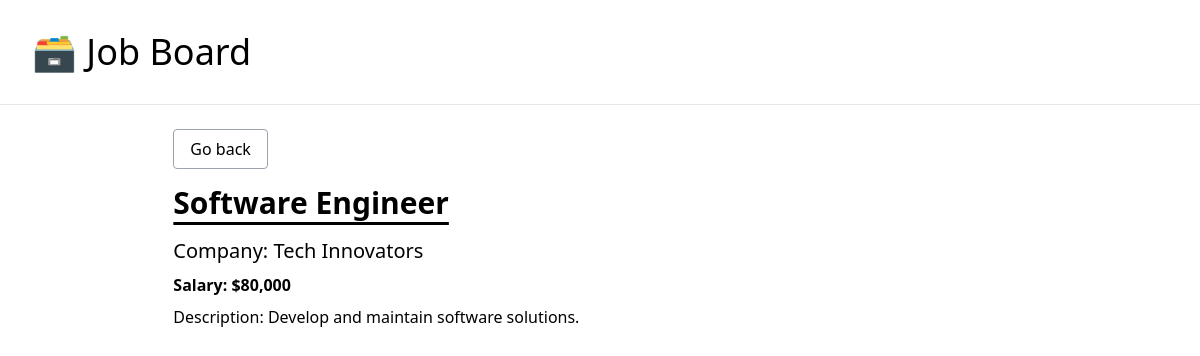
The page /job/4 on the database its author committed.
### job_board/models.py (models this page shows, shortened)
class JobPosting(models.Model):
    title = models.CharField(max_length=100)
    description = models.TextField()
    company = models.CharField(max_length=100)
    salary = models.IntegerField()
    is_active = models.BooleanField(default=False)

### job_board/views.py (the view)
# urls.py: path("job/<int:pk>", job_detail, name="job-detail"),
def job_detail(request, pk):
    job_postings = get_object_or_404(JobPosting, pk=pk, is_active=True)
    context = {"posting": job_postings}
    return render(request, "job_board/detail.html", context)

### job_board/templates/job_board/detail.html
{% extends 'job_board/_base.html' %}
{% load humanize %}
{% block content %}
<div class="w-10/12 mx-auto">
    <p class="pb-6"><a href="{% url 'home' %}" class="border border-gray-400 rounded px-4 py-2 hover:bg-gray-200">Go back</a></p>
    <h1 class="text-3xl font-semibold pb-4 underline underline-offset-8">{{posting.title}}</h1>
    <p class="pb-2 text-xl">Company: {{posting.company}}</p>
    <p class="pb-2 font-semibold">Salary: ${{posting.salary|intcomma}}</p>
    <p>Description: {{posting.description}}</p>
</div>
{% endblock content %}

### rows shown on the page
JobPosting: title "Software Engineer", company "Tech Innovators", salary "80,000", description "Develop and maintain software solutions."
